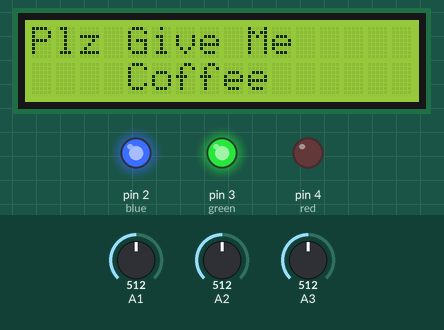
This sketch was run on a simulated Arduino Uno, built with avr-gcc and run on an emulated ATmega328P. Parts: 16×2 character LCD, output pins drawn as LEDs (lit = HIGH). The test bench sets the inputs (shaded band); at power-on: A2 = 512, A3 = 512, A1 = 512.

Above: at 4.2 s.
4.3 s: A2 set to 656
At 6.28 s:
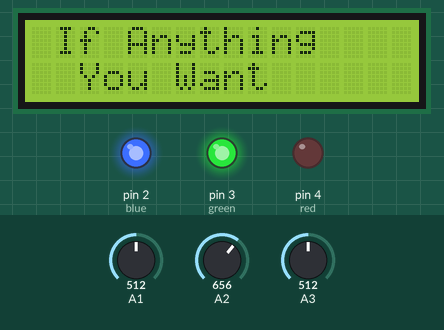
11.1 s: A2 set to 678
At 13.5 s:
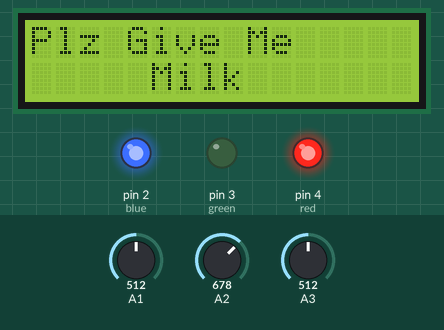
At 16.09 s:
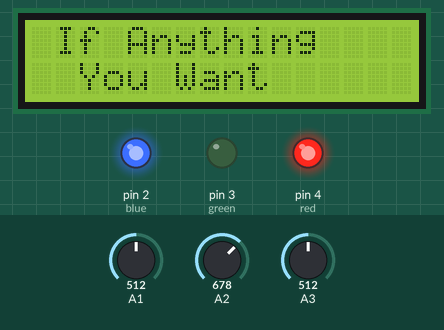
17.7 s: A3 set to 657
21.7 s: A3 set to 685
At 24.0 s:
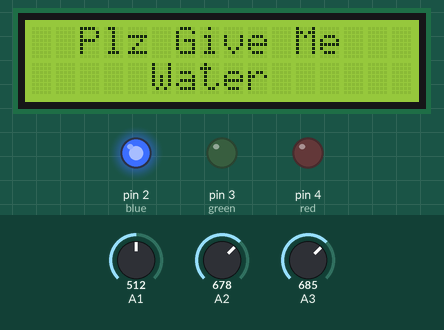
29.6 s: A1 set to 715
33.8 s: A1 set to 736
Timing chart, 0 to 36.8 s (numbered marks = the images above; inputs shaded):
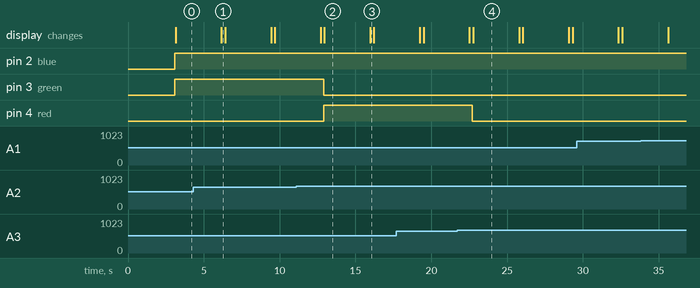

Measured:
- the behaviour switches between 670 and 671 on A2 (found by bisection; images 1 and 2)
- the behaviour switches between 675 and 676 on A3 (found by bisection; images 3 and 4)
- after the input at 11.1 s, pin 3 (green): HIGH → LOW after 1.8 s; pin 4 (red): LOW → HIGH after 1.8 s; the display: first differs from a run without the input after 1.8 s (image 2)
- after the input at 21.7 s, pin 4 (red): HIGH → LOW after 1.0 s; the display: first differs from a run without the input after 1.1 s (image 4)
- what the display in image 2 shows lasts 3.1 s, from 12.9 s to 16.0 s

The sketch:

SIGN_LANGUAGE_TO_SPEECH.ino
```cpp
#include "SoftwareSerial.h"
#include <LiquidCrystal_I2C.h>

SoftwareSerial mySerial(3, 2);
LiquidCrystal_I2C lcd(0x27, 16, 2);

#define blue 2
#define green 3
#define red 4

unsigned int f;
unsigned int g;
unsigned int h;

void setup() {
  pinMode(blue, OUTPUT);
  pinMode(green, OUTPUT);
  pinMode(red, OUTPUT);
  Serial.begin(9600);
  mySerial.begin(9600);
  lcd.init();
  lcd.backlight();
  lcd.setCursor(0, 0);
  lcd.print("  Welcome To");
  lcd.setCursor(0, 1);
  lcd.print("Sign to Speech");
  delay(3000);
  lcd.clear();
}

void loop() {
  f = analogRead(1);
  g = analogRead(2);
  h = analogRead(3);

  if (f <= 722 && g <= 670) {
    twoFingerAction("Give Me Coffee", "Plz Give Me", "    Coffee   ", blue, green);
  }
  else if (g <= 670 && h <= 675) {
    twoFingerAction("Give Me Snacks", "Plz Give Me", "    Snacks   ", green, red);
  }
  else if (f <= 722 && h <= 675) {
    twoFingerAction("Plz Give Me Milk", "Plz Give Me", "     Milk    ", blue, red);
  }


  else if (f <= 722) {
    singleFingerAction("Plz Give Me Water", "  Plz Give Me", "     Water   ", blue);
  }
  else if (g <= 670) {
    singleFingerAction("Plz Give Me Food", "  Plz Give Me", "     Food   ", green);
  }
  else if (h <= 675) {
    singleFingerAction("EMERGENCY EMERGENCY", "EMERGENCY EMERGENCY", "EMERGENCY", red);
  }

  delay(200);
}

void singleFingerAction(String msg, String line1, String line2, int led) {

  digitalWrite(blue, LOW);
  digitalWrite(green, LOW);
  digitalWrite(red, LOW);


  digitalWrite(led, HIGH);


  mySerial.println(msg);
  lcd.clear();
  lcd.setCursor(0, 0);
  lcd.print(line1);
  lcd.setCursor(0, 1);
  lcd.print(line2);
  delay(3000);
  lcd.clear();
  lcd.setCursor(0, 0);
  lcd.print(" If Anything");
  lcd.setCursor(0, 1);
  lcd.print("  You Want ");
}

void twoFingerAction(String msg, String line1, String line2, int led1, int led2) {

  digitalWrite(blue, LOW);
  digitalWrite(green, LOW);
  digitalWrite(red, LOW);

  digitalWrite(led1, HIGH);
  digitalWrite(led2, HIGH);


  mySerial.println(msg);
  lcd.clear();
  lcd.setCursor(0, 0);
  lcd.print(line1);
  lcd.setCursor(0, 1);
  lcd.print(line2);
  delay(3000);
  lcd.clear();
  lcd.setCursor(0, 0);
  lcd.print(" If Anything");
  lcd.setCursor(0, 1);
  lcd.print("  You Want ");
}
```
